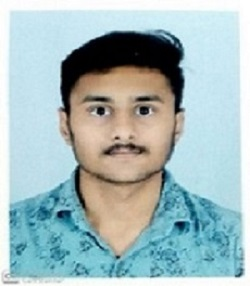
%> input picture Sem 1/CVIP/LABS/LAB2/sodhaparmarnihar.jpeg, 250 x 286 px
$ octave ReduceGrayLevel.m   (GNU Octave 9; MATLAB toolbox functions it lacks are replaced by stand-ins)
%> lines starting %> are read from the running program, lines starting %| are printed output that depends on the picture
close all;
clear;
clc;
pkg load image;

img = imread("sodhaparmarnihar.jpeg");
%> img is the input picture: size 286x250x3 uint8; mean R, G, B 164.1, 186.1, 188.1
grayImg = rgb2gray(img);
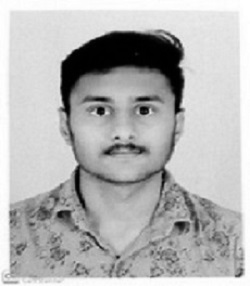
%> grayImg: size 286x250 uint8; min 0, max 255, mean 179.7

k = 8;
figure
while (k > 0)
 target_levels = 2^k;
 target_compr_factor = 256 / target_levels;
 reduced_image = uint8(floor(double(grayImg)/256 * target_levels) * target_compr_factor);
 subplot(3, 3, k);
 imshow(reduced_image, [0 255]);
 title(['Grey-level resolution 2^',num2str(k)]);
 k = k - 1;
end
%> after the loop, k = 0
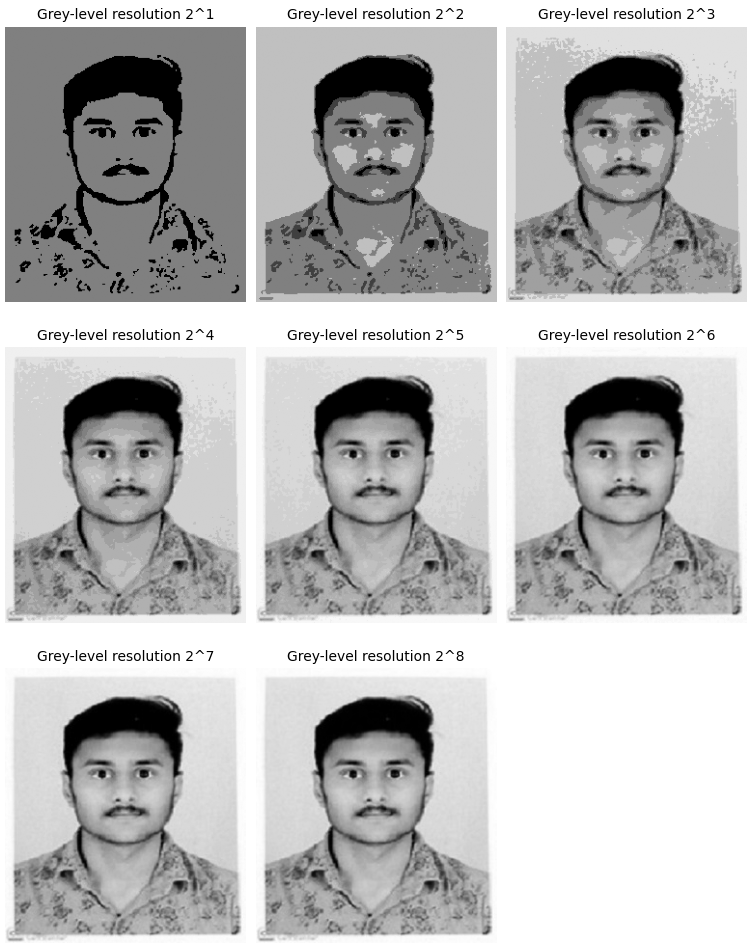
%> figure redrawn from the program's plot data, 8 panels
